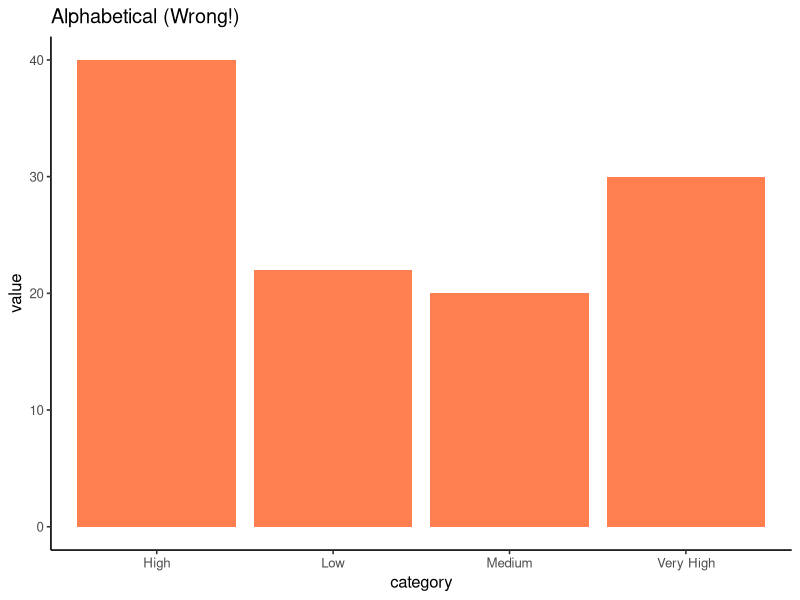
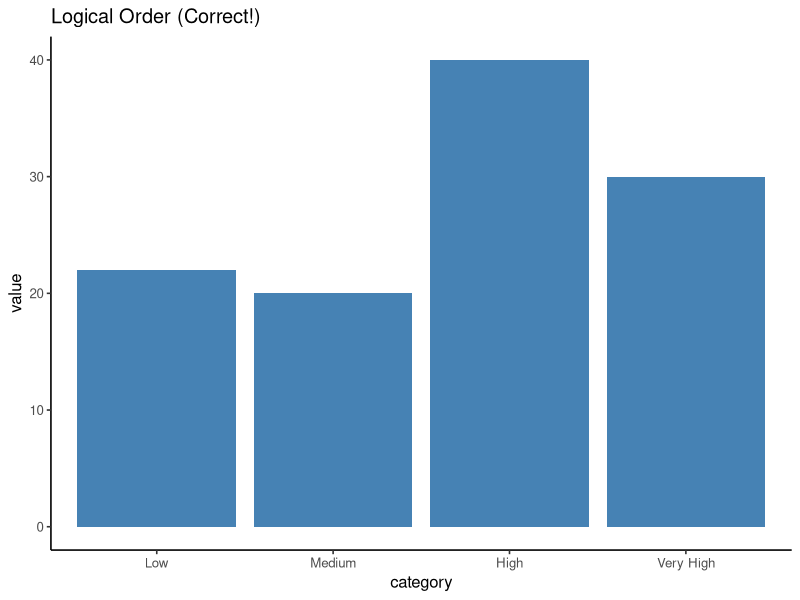
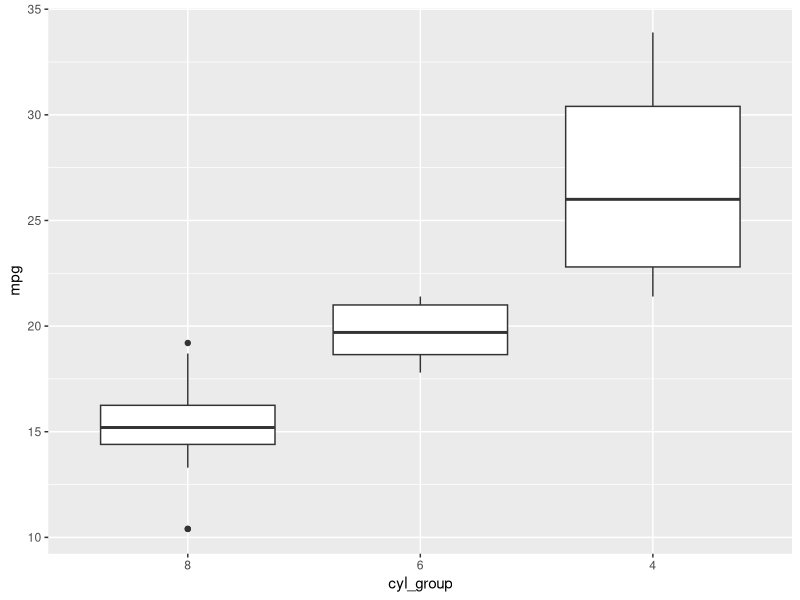
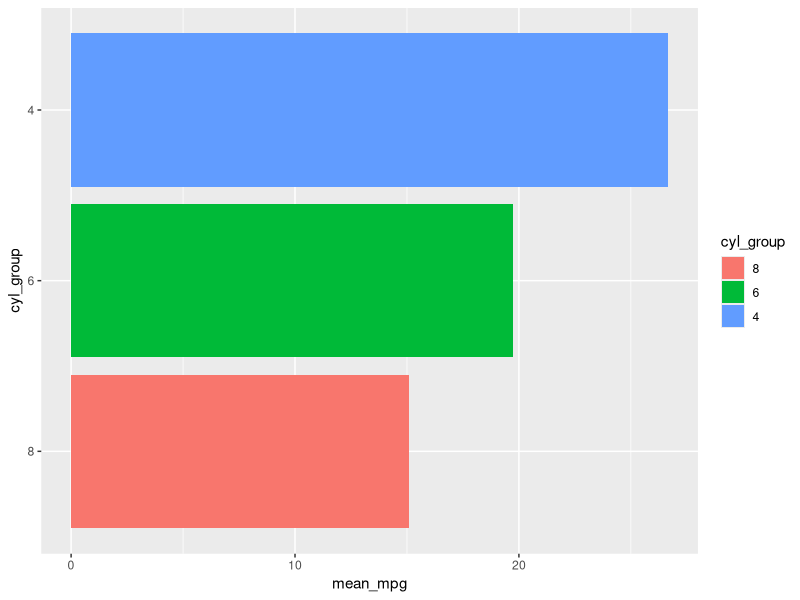
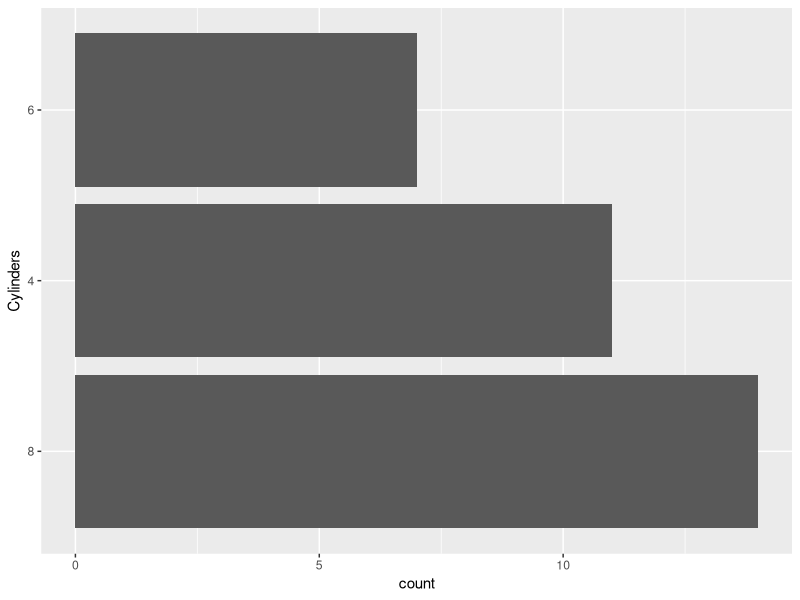
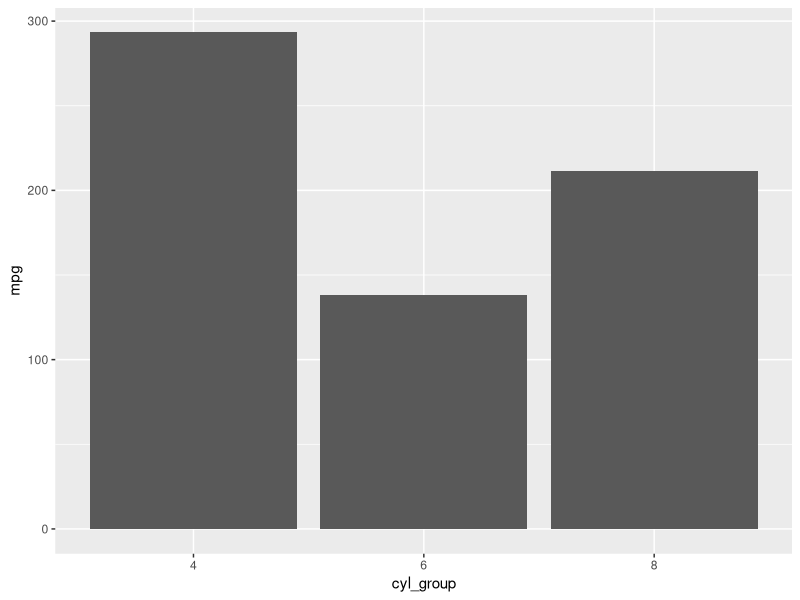
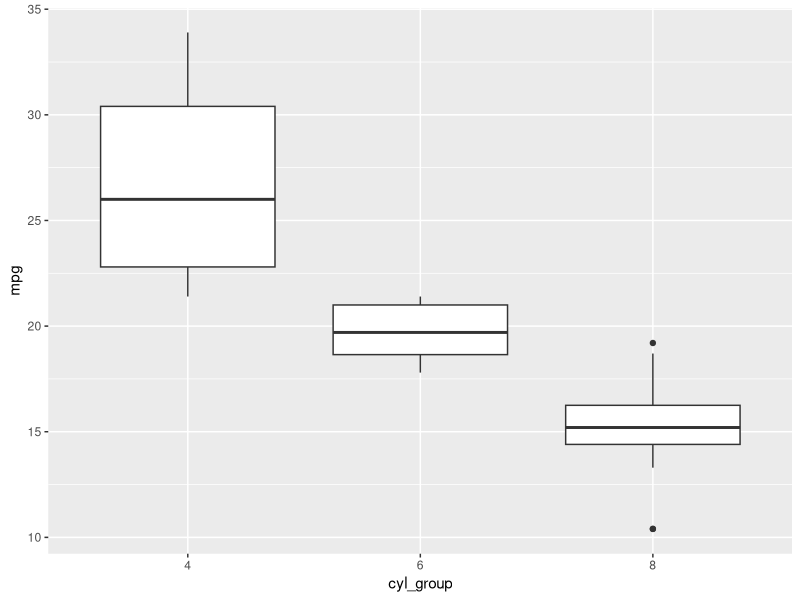
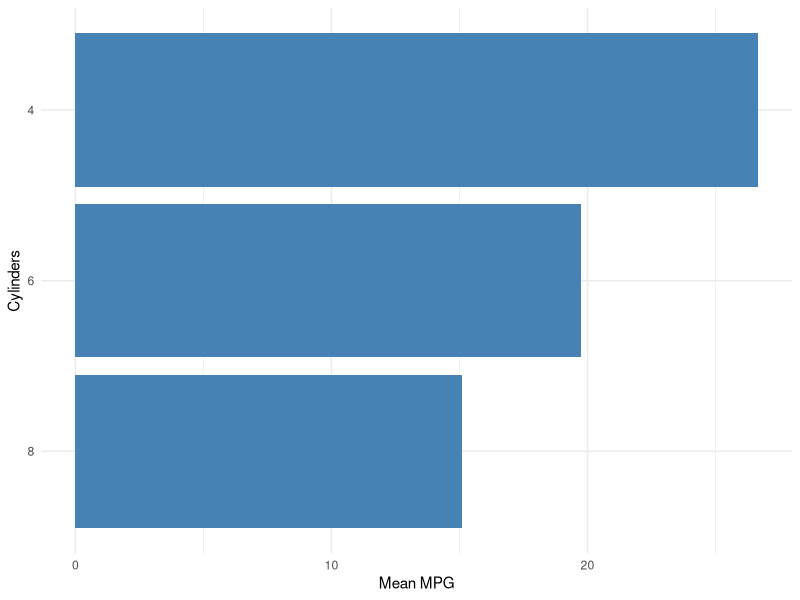

The R source for these figures, in order: (Note: this script raises an error after producing the figures.)
## ---- chunk 1
#| label: setup-factors
#| echo: false
#| eval: true
#| message: false

library(ggplot2)
library(dplyr)
library(forcats)
## ---- chunk 2
#| label: factors-problem-alphabetical
#| echo: true
#| eval: true
#| fig-width: 5
#| fig-height: 4

library(ggplot2)

# Create data with logical categories
category_df <- data.frame(
  category = c("Low", "Medium", "High", "Very High", "Low", "High"),
  value = c(10, 20, 15, 30, 12, 25)
)

# R defaults to alphabetical!
ggplot(category_df, aes(x = category, y = value)) +
  geom_col(fill = "coral") +
  theme_classic(base_size = 12) +
  labs(title = "Alphabetical (Wrong!)")
## ---- chunk 3
#| label: factors-solution-ordered
#| echo: true
#| eval: true
#| fig-width: 5
#| fig-height: 4

# Specify levels explicitly
category_df$category <- factor(category_df$category,
                       levels = c("Low", "Medium", "High", "Very High"))

# Now plots use logical order!
ggplot(category_df, aes(x = category, y = value)) +
  geom_col(fill = "steelblue") +
  theme_classic(base_size = 12) +
  labs(title = "Logical Order (Correct!)")
## ---- chunk 4
#| label: factors-forcats-intro
#| echo: true
#| eval: true

library(forcats)

# Reorder by another variable (e.g., median)
mtcars %>%
  mutate(cyl_group = fct_reorder(factor(cyl), mpg, .fun = median)) %>%
  ggplot(aes(cyl_group, mpg)) +
  geom_boxplot()

# Boxplots now ordered by median value!
## ---- chunk 5
#| label: factors-fct-reorder
#| echo: true
#| eval: true

# Order categories by mean of values
mtcars %>%
  mutate(cyl_group = factor(cyl)) %>%
  group_by(cyl_group) %>%
  summarise(mean_mpg = mean(mpg)) %>%
  ungroup() %>%
  mutate(cyl_group = fct_reorder(cyl_group, mean_mpg, mean)) %>%
  ggplot(aes(x = cyl_group, y = mean_mpg, fill = cyl_group)) +
  geom_col() +
  coord_flip()  # Horizontal bars easier to read
## ---- chunk 6
#| label: factors-fct-infreq
#| echo: true
#| eval: true

# Order by how common each level is
ggplot(mtcars, aes(x = fct_infreq(factor(cyl)))) +
  geom_bar() +
  labs(x = "Cylinders") +
  coord_flip()

# Most common category first!
## ---- chunk 7
#| label: factors-fct-rev
#| echo: true
#| eval: true

# Sometimes you want reverse order
mtcars %>%
  mutate(cyl_group = fct_reorder(factor(cyl), mpg) %>% fct_rev()) %>%
  ggplot(aes(x = cyl_group, y = mpg)) +
  geom_col()

# Now highest values first instead of last
## ---- chunk 8
#| label: factors-fct-relevel
#| echo: true
#| eval: true

# Move "4" to front for cylinders
mtcars %>%
  mutate(cyl_group = fct_relevel(factor(cyl), "4")) %>%
  ggplot(aes(cyl_group, mpg)) +
  geom_boxplot()

# 4-cylinder always shown first
## ---- chunk 9
#| label: factors-ordered-bar
#| echo: true
#| eval: true

# Calculate summary statistics
summary_data <- mtcars %>%
  mutate(cyl_group = factor(cyl)) %>%
  group_by(cyl_group) %>%
  summarise(mean_mpg = mean(mpg), .groups = "drop")

# Plot with bars ordered by height
ggplot(summary_data,
       aes(x = fct_reorder(cyl_group, mean_mpg), y = mean_mpg)) +
  geom_col(fill = "steelblue") +
  coord_flip() +  # Horizontal bars
  labs(x = "Cylinders", y = "Mean MPG") +
  theme_minimal()
## ---- chunk 10
#| label: factors-time-ordering
#| echo: true
#| eval: true

# Create data with months
month_data <- data.frame(
  month = c("Jan", "Feb", "Mar", "Apr", "May", "Jun"),
  value = c(10, 15, 12, 18, 20, 17)
)

# Months in calendar order (not alphabetical!)
months <- c("Jan", "Feb", "Mar", "Apr", "May", "Jun",
            "Jul", "Aug", "Sep", "Oct", "Nov", "Dec")

month_data$month <- factor(month_data$month, levels = months)

# Now plots show Jan, Feb, Mar... not alphabetical!
ggplot(month_data, aes(month, value)) +
  geom_line(group = 1)
## ---- chunk 11
#| label: factors-legend-ordering
#| echo: true
#| eval: true

# Order legend by maximum mpg of each cylinder group
mtcars$cyl_group <- factor(mtcars$cyl)
ggplot(mtcars, aes(x = wt,
                 y = mpg,
                 color = fct_reorder(cyl_group, mpg, max, .desc = TRUE))) +
  geom_point(size = 2) +
  labs(color = "Cylinders") +
  theme_minimal()

# Legend now shows groups in order of importance!
## ---- chunk 12
#| label: factors-facet-ordering
#| echo: true
#| eval: true

# Order facets by median mpg for each cylinder
mtcars %>%
  mutate(cyl_group = fct_reorder(factor(cyl), mpg, median)) %>%
  ggplot(aes(x = factor(cyl), y = mpg)) +
  geom_boxplot() +
  facet_wrap(~cyl_group) +
  theme_minimal()

# Facet panels in meaningful order!
## ---- chunk 13
#| label: factors-cheatsheet
#| echo: true
#| eval: true

library(forcats)

fct_reorder(f, x, fun)   # Order by another variable
fct_infreq(f)            # Order by frequency
fct_rev(f)               # Reverse current order
fct_relevel(f, "A", "B") # Move specific levels to front
fct_recode(f, new = "old") # Rename levels
fct_lump_n(f, n = 5)     # Keep top n, lump others as "Other"
fct_explicit_na(f)       # Make NA a visible level
## ---- chunk 14
#| label: factors-survey-example
#| echo: true
#| eval: true

# Likert scale survey responses
set.seed(42)
survey <- data.frame(
  response = sample(c("Strongly Disagree", "Disagree", "Neutral",
                     "Agree", "Strongly Agree"), 100, replace = TRUE)
)

# Set logical order
survey$response <- factor(survey$response,
  levels = c("Strongly Disagree", "Disagree", "Neutral",
             "Agree", "Strongly Agree"))

# Plot with correct order
ggplot(survey, aes(x = response)) +
  geom_bar(fill = "steelblue") +
  coord_flip() +
  theme_minimal()
## ---- chunk 15
#| label: factors-treatment-example
#| echo: true
#| eval: true

library(forcats)

# Clinical trial data simulation
set.seed(123)
clinical <- data.frame(
  treatment = rep(c("Placebo", "Low Dose", "Medium Dose", "High Dose"), each = 25),
  response = rnorm(100, mean = rep(c(10, 12, 15, 18), each = 25), sd = 3)
)

# Ensure logical ordering
clinical$treatment <- factor(clinical$treatment,
  levels = c("Placebo", "Low Dose", "Medium Dose", "High Dose"))

# Boxplots in dose order
ggplot(clinical, aes(treatment, response)) +
  geom_boxplot(fill = "lightblue") +
  theme_classic()
## ---- chunk 16
#| label: factors-combining
#| echo: true
#| eval: true

# Combine multiple forcats functions
mtcars %>%
  mutate(
    # 1. Convert to factor
    cyl_group = factor(cyl),
    # 2. Order by frequency
    cyl_group = fct_infreq(cyl_group),
    # 3. Reverse so most common at top
    cyl_group = fct_rev(cyl_group)
  ) %>%
  ggplot(aes(cyl_group)) +
  geom_bar()
## ---- chunk 17
#| label: factors-before
#| echo: true
#| eval: true
#| fig-width: 5
#| fig-height: 4

# Before: alphabetical order
ggplot(msleep %>% filter(!is.na(vore)),
  aes(x = vore,
      y = sleep_total)) +
  geom_boxplot(fill = "coral") +
  theme_classic(base_size = 10) +
  labs(title = "Before: Alphabetical",
       x = "Diet Type", y = "Sleep (hours)")

# Order: carni, herbi, insecti, omni
# Meaningless!
## ---- chunk 18
#| label: factors-after
#| echo: true
#| eval: true
#| fig-width: 5
#| fig-height: 4

library(forcats)
# After: ordered by median sleep
ggplot(msleep %>% filter(!is.na(vore)),
  aes(x = fct_reorder(vore,
           sleep_total,
           median,
           na.rm = TRUE),
      y = sleep_total)) +
  geom_boxplot(fill = "steelblue") +
  theme_classic(base_size = 10) +
  labs(title = "After: Ordered by Median",
       x = "Diet Type", y = "Sleep (hours)")

# Ordered by sleep time - logical!
## ---- chunk 19
#| label: factors-pattern-sorted-bar
#| echo: true
#| eval: true

mtcars %>%
  count(cyl) %>%
  ggplot(aes(x = fct_reorder(as.character(cyl), n), y = n)) +
  geom_col() +
  coord_flip()
## ---- chunk 20
#| label: factors-pattern-control
#| echo: true
#| eval: true

mtcars %>%
  mutate(group = fct_relevel(factor(cyl), "4")) %>%
  ggplot(aes(group, mpg)) +
  geom_boxplot()
## ---- chunk 21
#| label: factors-pattern-chrono
#| echo: true
#| eval: true

mtcars %>%
  mutate(cyl_group = fct_reorder(factor(cyl), cyl)) %>%
  ggplot(aes(wt, mpg)) +
  geom_point() +
  facet_wrap(~cyl_group)
## ---- chunk 22
#| label: factors-debugging
#| echo: true
#| eval: true

# Check current levels
levels(mtcars$cyl)

# Check level order
factor(mtcars$cyl) %>% levels()

# See factor structure
str(factor(mtcars$cyl))

# Convert to character if needed
mtcars$cyl_char <- as.character(mtcars$cyl)
## ---- chunk 23
#| label: factors-complete-example
#| echo: true
#| eval: true

library(ggplot2)
library(dplyr)
library(forcats)

# Create simulated gene expression data by tissue type
set.seed(123)
expr_data <- data.frame(
  tissue = rep(c("Brain", "Heart", "Liver", "Lung", "Kidney"), each = 50),
  expression = c(rnorm(50, 100, 15), rnorm(50, 50, 10),
                 rnorm(50, 200, 30), rnorm(50, 75, 12),
                 rnorm(50, 150, 20))
)

# Plot with tissues ordered by median expression
expr_data %>%
  mutate(tissue = fct_reorder(tissue, expression, median)) %>%
  ggplot(aes(x = tissue, y = expression, fill = tissue)) +
  geom_boxplot(show.legend = FALSE) +
  scale_fill_brewer(palette = "Set2") +
  theme_classic(base_size = 14) +
  labs(x = "Tissue Type",
       y = "Expression Level",
       title = "Gene Expression by Tissue")

# Tissues ordered by median expression level!
